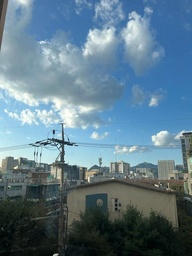
#> input picture DeepLearning3_2/test2.jpg, 192 x 256 px, shrunk from 540 x 720 before the run
$ python k_mean_clustering.py
#> lines starting #> are read from the running program, lines starting #| are printed output that depends on the picture
#> further down, input_img is the input picture: shape (256, 192, 3); mean B, G, R 139.3, 123.3, 95.7
import numpy as np
import cv2
import tqdm

#generate_color : 동적으로 k개의 color list 생성
def generate_color(k):
    color_list = list()
    idx = 0
    while idx < k:
        temp = np.random.randint(0, 255, size=3)
        temp = list(temp)
        if (temp in color_list) == False:
            color_list.append(temp)
            idx += 1
    return color_list

#k_mean_clustering : k는 임의로 정해줘도 되고, 다른 방법을 사용해서 구한 다음 해도 됨.
def k_mean_clustering(img, k, iter_num):
#> called with k = 5, iter_num = 10
    img_col = np.reshape(img, (1, img.shape[0]*img.shape[1], 3))

    #group_list는 0, 1, 2... group에 대한 위치값을 가지고 있음. (img를 펴서, 위치값을 저장)
    group_list = list()
    for i in range(k):
        group_list.append(list())

    numbers = np.random.choice(range(0, img_col.shape[1]), k, replace=False) #초기 centroid는 난수! (중복없이)
#> numbers = [6848, 12835, 35269, 27571, 15191]
    centroid_list = img_col[:, numbers, :]
#> centroid_list = [[237, 234, 219], [170, 114, 59], [84, 89, 90], [213, 182, 127], [179, 170, 143]]

    #초기 centroid에 대해서 clustering 진행
    #먼저 임의로 선정된 centroid와 픽셀값들의 L2 norm을 구하고, centorid와 차이가 가장 작은 인덱스, group에 해당 픽셀 정보를 저장
    for idx in range(img_col.shape[1]):
        temp_np = (centroid_list - img_col[:,idx,:].astype(int))**2
        temp_np = np.sum(temp_np, axis=2)

        min_dist_idx = np.argmin(temp_np)
        group_list[min_dist_idx].append(idx)
#> this loop made 49152 passes
#> (temp_np, min_dist_idx) on passes 1 to 3: ([[99518, 19267, 4749, 51278, 40994]], 2), ([[97785, 19054, 4338, 50385, 39997]], 2), ([[100442, 20429, 4885, 52562, 41818]], 2)

    #centroid를 갱신해줄 것임 -> k-mean으로
    for idx in range(k):
        temp_np = img_col[:,group_list[idx],:]
        temp_np = np.mean(temp_np, axis=1)
        centroid_list[:,idx,:] = np.asarray(temp_np, dtype=int)
#> this loop made 5 passes
#> temp_np on passes 1 to 5: [[230.3, 225.7, 200.1]], [[169.2, 121.8, 72.64]], [[54.5, 59.81, 52.14]], [[216.4, 188.7, 139.4]], [[173.4, 160.2, 135]]
#> after the loop, centroid_list = [[230, 225, 200], [169, 121, 72], [54, 59, 52], [216, 188, 139], [173, 160, 135]]

    for i in tqdm.tqdm(range(iter_num)):
        for idx in range(k):
            group_list[idx].clear()

        for idx in range(img.shape[0]*img.shape[1]):
            temp_np = (centroid_list - img_col[:,idx,:].astype(int))**2
            temp_np = np.sum(temp_np, axis=2)

            min_dist_idx = np.argmin(temp_np)
            group_list[min_dist_idx].append(idx)

        for idx in range(k):
            temp_np = img_col[:,group_list[idx],:]
            temp_np = np.mean(temp_np, axis=1)
            centroid_list[:,idx,:] = np.asarray(temp_np, dtype=int)
#> after the loop, centroid_list = [[230, 224, 196], [127, 106, 79], [30, 35, 26], [202, 184, 149], [171, 141, 102]]

    new_img = np.zeros_like(img_col)

    #color_list 지정
    color_list = generate_color(k)

    for idx in range(k):
        new_img[:,group_list[idx],:] = np.array(color_list[idx])

    new_img = np.reshape(new_img, (img.shape[0], img.shape[1], 3))
    return new_img

k = 5
iter_num = 10

input_img = cv2.imread('test2.jpg')
output_img = k_mean_clustering(input_img, k, iter_num)
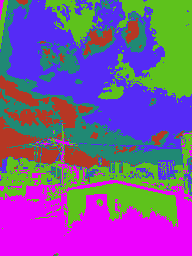
#> output_img: shape (256, 192, 3); mean B, G, R 152.6, 88.3, 121.6

cv2.imshow('Result', output_img)
cv2.waitKey(0)
